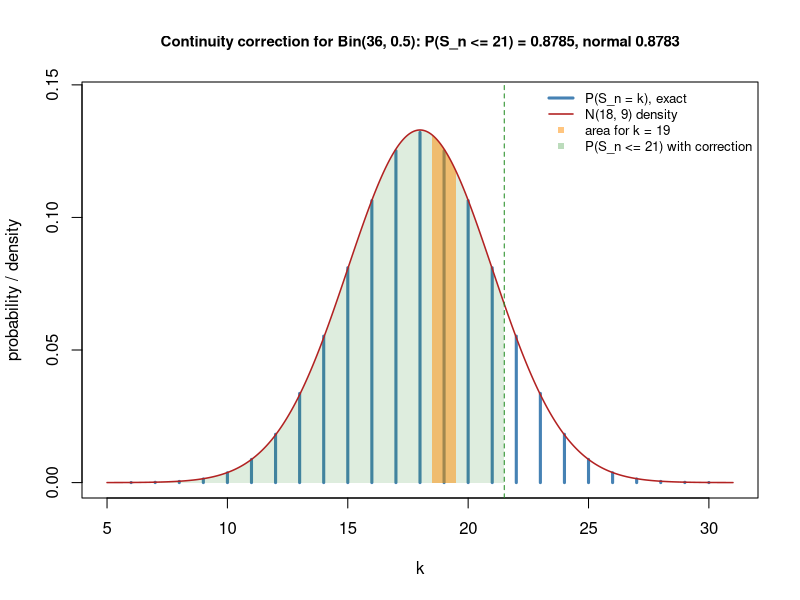

The R script that drew this image:
# Bin(36, 0.5) pmf with the N(18, 9) density; the area over [k - 0.5, k + 0.5] approximates P(S_n = k).
n <- 36
p <- 0.5
mu <- n * p
sigma <- sqrt(n * p * (1 - p))
k <- 6:30
x <- seq(5, 31, length.out = 600)

exact <- pbinom(21, n, p)
corrected <- pnorm(21.5, mu, sigma)
plot(k, dbinom(k, n, p), type = "h", lwd = 3, col = "steelblue", xlim = c(5, 31),
     ylim = c(0, 1.1 * dbinom(18, n, p)), xlab = "k", ylab = "probability / density",
     main = sprintf("Continuity correction for Bin(36, 0.5): P(S_n <= 21) = %.4f, normal %.4f",
                    exact, corrected), cex.main = 0.9)
xs <- seq(5, 21.5, length.out = 300)
polygon(c(xs, rev(xs)), c(dnorm(xs, mu, sigma), rep(0, length(xs))),
        col = adjustcolor("forestgreen", 0.15), border = NA)
k0 <- 19
xs <- seq(k0 - 0.5, k0 + 0.5, length.out = 50)
polygon(c(xs, rev(xs)), c(dnorm(xs, mu, sigma), rep(0, length(xs))),
        col = adjustcolor("darkorange", 0.5), border = NA)
lines(x, dnorm(x, mu, sigma), col = "firebrick", lwd = 1.5)
abline(v = 21.5, lty = 2, col = "forestgreen")
legend("topright", bty = "n", cex = 0.8, lty = c(1, 1, NA, NA), lwd = c(3, 1.5, NA, NA),
       pch = c(NA, NA, 15, 15),
       col = c("steelblue", "firebrick", adjustcolor("darkorange", 0.5), adjustcolor("forestgreen", 0.3)),
       legend = c("P(S_n = k), exact", "N(18, 9) density", "area for k = 19",
                  "P(S_n <= 21) with correction"))
